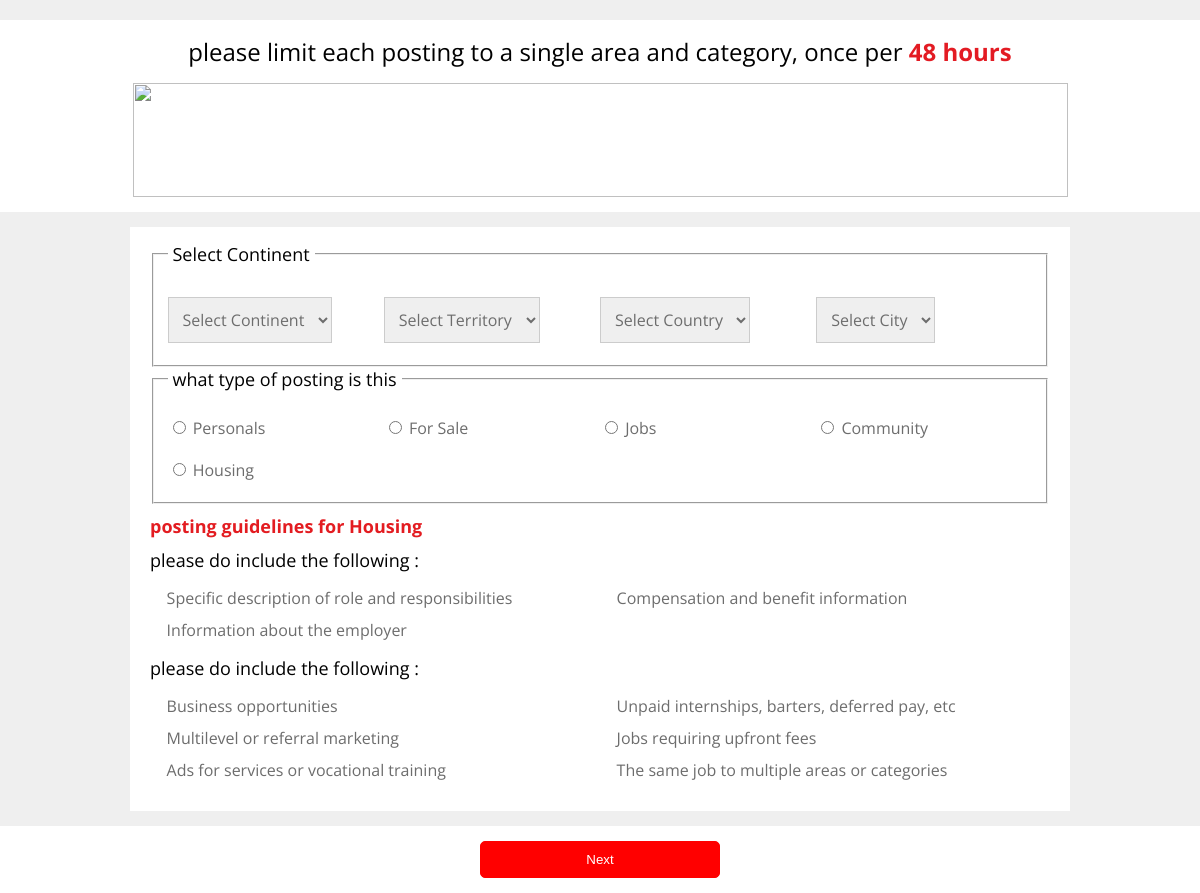
/post-classified-step-1-Oct0215.php (signed in), run on the app's committed database.
### tables this page shows
CREATE TABLE IF NOT EXISTS `categories` (
  `category_id` int(10) NOT NULL AUTO_INCREMENT,
  `category_name` varchar(250) NOT NULL,
  `status` varchar(250) NOT NULL,
  `time` date NOT NULL,
  PRIMARY KEY (`category_id`)
);

### post-classified-step-1-Oct0215.php (the view, shortened to what this page needs)
<?php
if($_SESSION['login_user']){ ?>
<!DOCTYPE html PUBLIC "-//W3C//DTD XHTML 1.0 Transitional//EN" "http://www.w3.org/TR/xhtml1/DTD/xhtml1-transitional.dtd">
<html xmlns="http://www.w3.org/1999/xhtml">
    <head>
    <link href="styles.css" rel="stylesheet" type="text/css" />
    <link href="font-awesome.min.css" rel="stylesheet" type="text/css"  />
    </head>
    <body>
<div class="menuDiv"> </div>
<div class="stepsDiv"> please limit each posting to a single area and category, once per <span>48 hours</span> <img src="images/step-1.png" height="114" width="935" border="0" /> </div>
<div class="greyDivPost">
<div class="postContDiv">
<div class="postContDiv-row1">
<form action="post-classified-step-2.php" method="post" name="firststep" enctype="multipart/form-data">
      <fieldset>
    <legend>Select Continent </legend>
    <ul>
          <li>
        <select name="continent" onchange="fetch_select(this.value);" class="textBox">
              <option> Select Continent </option>
            </select>
      </li>
          <li>
        <select name="territory" class="textBox" id="new_select" onchange="fetch_territory(this.value);">
              <option>Select Territory</option>
            </select>
      </li>
          <li>
        <select name="country" class="textBox" id="new_territory" onchange="fetch_city(this.value);">
              <option>Select Country</option>
            </select>
      </li>
          <li>
        <select name="city" class="textBox" id="new_city">
              <option>Select City</option>
            </select>
      </li>
        </ul>
  </fieldset>
      <fieldset>
    <legend> what type of posting is this </legend>
    <ul>
          <?php
$categories_query = mysql_query("SELECT * FROM categories");
while($categories_res=mysql_fetch_assoc($categories_query)){?>
          <li>
        <input type="radio" name="categories" value="<?php echo $categories_res['category_id'];?>">
        <?php echo $categories_res['category_name'];?></li>
          <?php }?>
        </ul>
  </fieldset>
      </div>
      <div class="postContDiv-row2"><strong>posting guidelines for Housing</strong></div>
      <div class="postContDiv-row3"> please do include the following :
    <ul>
          <li><i class="fa fa-angle-double-right"></i> Specific description of role and responsibilities</li>
          <li><i class="fa fa-angle-double-right"></i> Compensation and benefit information</li>
          <li><i class="fa fa-angle-double-right"></i> Information about the employer</li>
        </ul>
  </div>
      <div class="postContDiv-row3"> please do include the following :
    <ul>
          <li><i class="fa fa-angle-double-right"></i> Business opportunities</li>
          <li><i class="fa fa-angle-double-right"></i> Unpaid internships, barters, deferred pay, etc</li>
          <li><i class="fa fa-angle-double-right"></i> Multilevel or referral marketing</li>
          <li><i class="fa fa-angle-double-right"></i> Jobs requiring upfront fees</li>
          <li><i class="fa fa-angle-double-right"></i> Ads for services or vocational training</li>
          <li><i class="fa fa-angle-double-right"></i> The same job to multiple areas or categories</li>
        </ul>
  </div>
      </div>
      </div>
      <div class="continueBtnDiv">
    <input type="submit" name="firstbtn" value="Next" class="upload" style="background-color: #F00;
border: 1px solid #F00;
color: #FFF;
border-radius: 5px;
padding: 10px; width:20%;" />
  </div>
</body>
</html>
<?php }else{
	header('Location: login.php?msg=Please enter your User name and Password.');
}
?>

### styles.css (style rules this page uses)
body { margin:0px; padding:0px; font-family: 'Open Sans', sans-serif; }
.menuDiv { padding:10px 20px; background:#efefef; color:#000000; font-size:15px; overflow:hidden; }
.stepsDiv { width:940px; margin:auto; clear:both; padding:15px 0px; font-size:24px; color:#000000; text-align:center; }
.stepsDiv img { margin:15px 0px 0px 0px; }
.stepsDiv span { font-weight:bold; color:#e31b23; }
.greyDivPost { width:100%; padding:15px 0px; background:#efefef; overflow:hidden; }
.postContDiv { width:900px; margin:auto; padding:15px 20px; background:#ffffff; }
.postContDiv-row1 { margin:0px; padding:0px; overflow:hidden; font-size:18px; font-weight:normal; }
.postContDiv-row1 ul { list-style:none; margin:10px 0px 0px 0px; padding:0px; }
.postContDiv-row1 ul li { float:left; padding:10px 0px; width:25%; color:#6d6d6d; font-size:16px; font-weight:normal; }
.postContDiv-row2 { margin:10px 0px; padding:0px; overflow:hidden; font-size:18px; font-weight:normal; color:#e31c21; }
.postContDiv-row3 { margin:10px 0px; padding:0px; overflow:hidden; font-size:18px; font-weight:normal; }
.postContDiv-row3 ul { list-style:none; margin:10px 0px 0px 0px; padding:0px; }
.postContDiv-row3 ul li { float:left; padding:5px 0px; width:50%; color:#6d6d6d; font-size:16px; font-weight:normal; }
.continueBtnDiv { width:100%; padding:15px 0px; overflow:hidden; text-align:center; }
fieldset legend { padding:0px 5px; font-size:18px; margin:10px 0px 0px 0px; }
.textBox { border:1px solid #cccccc; padding:10px; color:#6d6d6d; font-family: 'Open Sans', sans-serif; font-size:16px; margin:5px 0px 0px 0px; -moz-appearance: none; transition: all 0.3s ease 0s; }

### data on the page
categories: category_name "Personals"
categories: category_name "For Sale"
categories: category_name "Jobs"
categories: category_name "Community"
categories: category_name "Housing"
